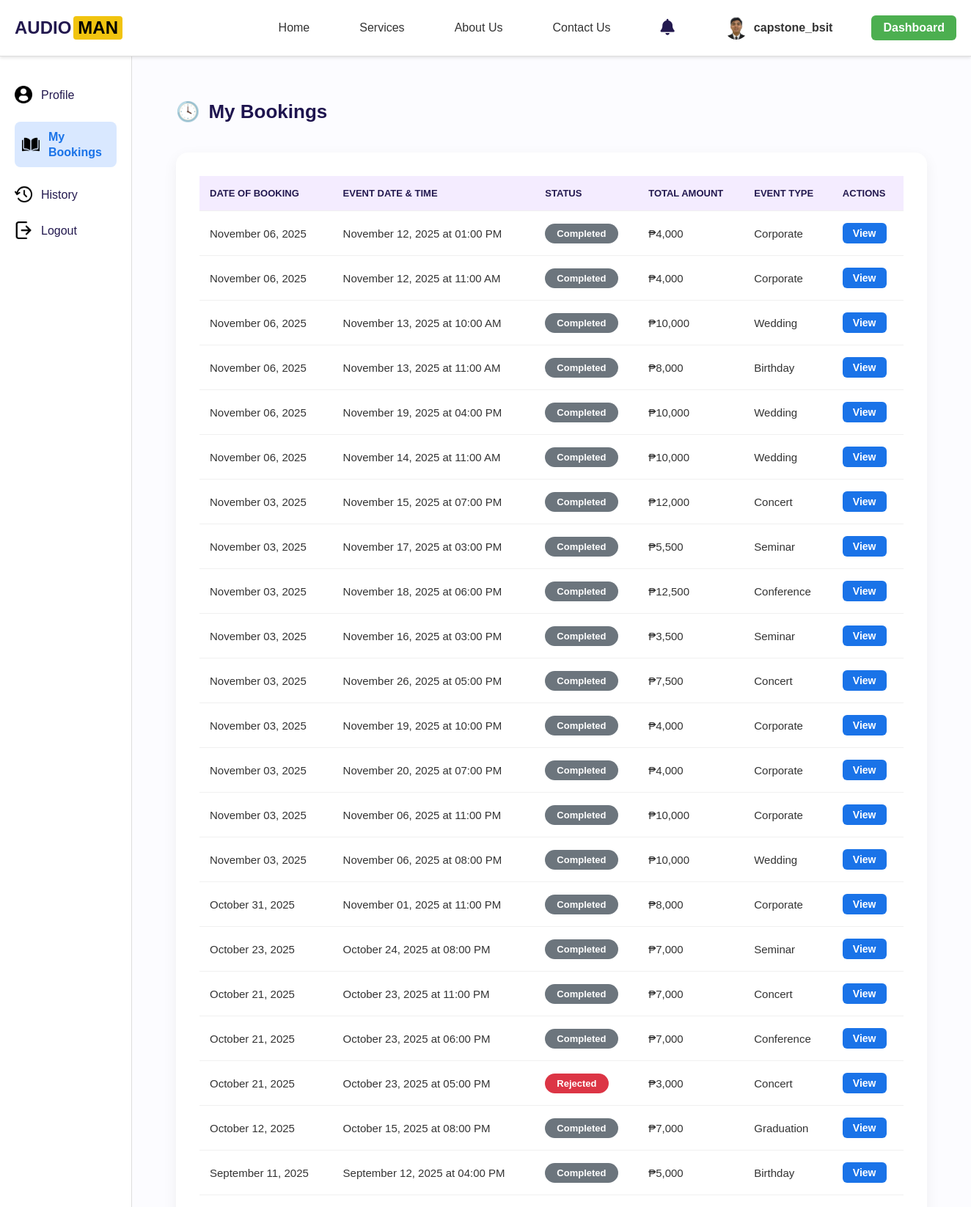
The app's page /accounts/mybookings/ (signed in, upper part) with its own data.
### accounts/models.py (models this page shows, shortened)
class Profile(models.Model):
    user = models.OneToOneField(User, on_delete=models.CASCADE)
    contact_number = models.CharField(max_length=20)
    province = models.CharField(max_length=100)
    city = models.CharField(max_length=100)
    barangay = models.CharField(max_length=100, blank=True, null=True)  # ➕ Added field
    address = models.CharField(max_length=255, blank=True, null=True)
    profile_picture = models.ImageField(upload_to='profile_pictures/', blank=True, null=True)
    requested_admin = models.BooleanField(default=False)

class Booking(models.Model):
    STATUS_CHOICES = [
        ('Processing', 'Processing'),
        ('Approved', 'Approved'),
        ('Rejected', 'Rejected'),
        ('Completed', 'Completed'),
    ]
    user = models.ForeignKey(User, on_delete=models.CASCADE)
    package = models.ForeignKey('ServicePackage', on_delete=models.CASCADE)
    full_name = models.CharField(max_length=100)
    email = models.EmailField()
    contact_number = models.CharField(max_length=20)
    event_date = models.DateField()
    event_time = models.TimeField()
    end_time = models.TimeField(null=True, blank=True)
    event_type = models.CharField(max_length=100)
    location = models.CharField(max_length=255)
    fulladdress = models.CharField(max_length=255, blank=True, null=True)
    audience_size = models.IntegerField()
    status = models.CharField(max_length=50, choices=STATUS_CHOICES, default='Processing')
    price = models.CharField(max_length=20)
    created_at = models.DateTimeField(default=timezone.now)
    cancel_reason = models.TextField(blank=True, null=True)
    reject_reason = models.TextField(null=True, blank=True)
    review_exists = models.BooleanField(null=False, default=False)
    barangay = models.CharField(max_length=100, blank=True, null=True)

### accounts/views.py (the view)
# urls.py: path('mybookings/', views.mybookings, name='mybookings'),
@login_required
def mybookings(request):
    bookings = Booking.objects.filter(user=request.user).order_by('-created_at')
    booking_list = []
    for b in bookings:
        booking_list.append({
            'id': b.id,  # ✅ add this line
            'event_datetime': f"{b.event_date.strftime('%B %d, %Y')} at {b.event_time.strftime('%I:%M %p')}",
            'date_booked': b.created_at.strftime('%B %d, %Y'),
            'status': b.status,
            'total': b.price,
            'event_type': b.event_type,
            'package_title': b.package.title,
        })
    return render(request, 'accounts/mybookings.html', {'booking_list': booking_list})

### accounts/context_processors.py (called while the page is built)
def notifications_context(request):
    if request.user.is_authenticated:
        notifications = Notification.objects.filter(user=request.user).order_by('-created_at')
        unread_count = notifications.filter(is_read=False).count()
        return {
            'notifications': notifications,
            'notifications_unread_count': unread_count
        }
    return {}

### accounts/templates/accounts/mybookings.html (shortened to what this page needs)
{% extends 'base.html' %}
{% load static %}
{% block content %}
<div class="container">
  <aside class="sidebar">
    <ul>
      <li class="{% if request.resolver_match.url_name == 'profile' %}active{% endif %}">
        <img src="{% static 'images/profile-user.png' %}" alt="Profile Icon">
        <span><a href="{% url 'profile' %}">Profile</a></span>
    </li>
    <li class="{% if request.resolver_match.url_name == 'mybookings' %}active{% endif %}">
        <img src="{% static 'images/open-book.png' %}" alt="Bookings Icon">
        <span><a href="{% url 'mybookings' %}">My Bookings</a></span>
    </li>
    <li class="{% if request.resolver_match.url_name == 'history' %}active{% endif %}">
        <img src="{% static 'images/history.png' %}" alt="History Icon">
        <span><a href="{% url 'history' %}">History</a></span>
    </li>
    <li>
        <img src="{% static 'images/logout.png' %}" alt="Logout Icon">
        <span><a href="javascript:void(0);" onclick="confirmLogout()">Logout</a></span>
    </li>
    </ul>
  </aside>
  <main class="main-content">
    <h2><span class="icon">🕓</span> My Bookings</h2>
    <div class="table-container">
      <table>
        <thead>
          <tr>
            <th>Date Of Booking</th>
            <th>Event Date & Time</th>
            <th>Status</th>
            <th>Total Amount</th>
            <th>Event Type</th>
            <th>Actions</th>
          </tr>
        </thead>
        <tbody>
          {% for booking in booking_list %}
          <tr>
            <td>{{ booking.date_booked }}</td>
            <td>{{ booking.event_datetime }}</td>
            <td>
              <span class="status {% if booking.status|lower == 'accepted' %}accepted{% elif booking.status|lower == 'rejected' %}rejected{% elif booking.status|lower == 'processing' %}processing{% elif booking.status|lower == 'cancelled' %}cancelled{% else %}default{% endif %}">
                {{ booking.status }}
              </span>
            </td>
            <td>{{ booking.total }}</td>
            <td>{{ booking.event_type }}</td>
            <td>
            <a href="{% url 'view_mybooking' booking.id %}" class="btn-view">View</a>
          </td>
          </tr>
          {% empty %}
          <tr><td colspan="6">No bookings found.</td></tr>
          {% endfor %}
        </tbody>
      </table>
    </div>
  </main>
</div>
{% endblock %}

### accounts/templates/base.html (shortened to what this page needs)
{% load static %}
<!DOCTYPE html>
<html lang="en">
<head>
    <link rel="stylesheet" href="{% static 'css/base.css' %}">
    <link rel="stylesheet" href="https://cdnjs.cloudflare.com/ajax/libs/font-awesome/6.4.0/css/all.min.css">
</head>
<body>
<header class="nav-header">
    <div class="left-section">
        <div class="logo">
            <span class="text-white">AUDIO</span><span class="text-yellow">MAN</span>
        </div>
    </div>
    <nav id="navMenu">
        <ul>
            <li class="{% if request.resolver_match.url_name == 'home' %}active{% endif %}">
                <a href="{% url 'home' %}">Home</a>
            </li>
            <li class="{% if request.resolver_match.url_name == 'services' %}active{% endif %}">
                <a href="{% url 'services' %}">Services</a>
            </li>
            <li class="{% if request.resolver_match.url_name == 'aboutus' %}active{% endif %}">
                <a href="{% url 'aboutus' %}">About Us</a>
            </li>
            <li class="{% if request.resolver_match.url_name == 'contactus' %}active{% endif %}">
                <a href="{% url 'contactus' %}">Contact Us</a>
            </li>
            {% if user.is_authenticated %}
                <li class="notification-item">
                    <a href="#" class="notification-link" id="notificationBell">
                        <i class="fas fa-bell"></i>
                    </a>
                </li>
                <li class="profile-item">
                    <a href="{% url 'profile' %}" class="profile-link">
                        {% if user.profile.profile_picture %}
                            <img src="{{ user.profile.profile_picture.url }}" alt="Profile Picture">
                        {% else %}
                            <img src="{% static 'images/profile-icon.png' %}" alt="Default Icon">
                        {% endif %}
                        <span class="profile-name">{{ user.username }}</span>
                    </a>
                </li>
                {% if user.is_staff %}
                    <li><a href="{% url 'dashboard' %}" class="dashboard-btn">Dashboard</a></li>
                {% endif %}
            {% else %}
                <li><a href="{% url 'register' %}">Register</a></li>
                <li><a href="{% url 'login' %}">Login</a></li>
            {% endif %}
        </ul>
    </nav>
</header>
{% block content %}{% endblock %}
</body>
</html>

### accounts/static/css/base.css (style rules this page uses)
:root { --primary-color: #23194f; --secondary-color: #DDFEF8; --accent-color: #3a2d7c; --highlight-bg: linear-gradient(135deg, #dceaff, #eef5ff); --text-color: #333; --light-color: #ffffff; --font-main: 'MavenPro', sans-serif; }
* { box-sizing: border-box; margin: 0; padding: 0; }
body { font-family: var(--font-main); background-color: var(--light-color); color: var(--text-color); }
.nav-header { display: flex; justify-content: space-between; align-items: center; background-color: #ffffff; padding: 12px 30px; box-shadow: 0 2px 4px rgba(0, 0, 0, 0.1); }
.logo { display: flex; align-items: center; font-family: 'MavenPro', sans-serif; font-size: 1.8rem; font-weight: bold; color: #23194f; }
.logo .text-white { color: #23194f; }
.logo .text-yellow { background-color: #f1c40f; color: #000000; padding: 2px 6px; border-radius: 4px; margin-left: 3px; font-weight: bold; }
nav ul { display: flex; list-style: none; margin: 0; padding: 0; }
nav ul li { margin-left: 20px; position: relative; }
nav ul li a { text-decoration: none; color: #333333; font-weight: 500; padding: 8px 12px; border-radius: 5px; transition: background-color 0.3s, color 0.3s; display: flex; align-items: center; }
.profile-link { display: flex; align-items: center; gap: 8px; text-decoration: none; color: var(--text-color); }
.profile-link img { width: 24px; height: 24px; border-radius: 50%; object-fit: cover; }
.profile-name { font-size: 1rem; font-weight: 500; }

### accounts/templates/accounts/mybookings.html (style rules this page uses)
.container { display: flex; min-height: 100vh; font-family: 'MavenPro', sans-serif; }
.sidebar { width: 240px; background-color: #ffffff; padding: 40px 20px; border-right: 1px solid #ddd; }
.sidebar ul { list-style: none; padding: 0; }
.sidebar li { display: flex; align-items: center; margin-bottom: 25px; font-size: 18px; }
.sidebar li img { width: 24px; height: 24px; margin-right: 12px; }
.sidebar li span a { color: #23194f; font-weight: 500; font-size: 16px; text-decoration: none; }
.sidebar li.active { background: #d9e8ff; border-radius: 8px; padding: 10px; }
.sidebar li.active a { color: #1a73e8; font-weight: 700; }
.main-content { flex-grow: 1; padding: 60px; background-color: #fcfcff; }
.main-content h2 { font-size: 26px; font-weight: 700; color: #1e144e; display: flex; align-items: center; gap: 12px; margin-bottom: 40px; }
.table-container { background-color: #ffffff; padding: 32px; border-radius: 16px; box-shadow: 0 6px 20px rgba(0, 0, 0, 0.06); overflow-x: auto; }
table { width: 100%; border-collapse: collapse; font-size: 15px; background-color: white; min-width: 960px; }
th, td { text-align: left; padding: 16px 14px; border-bottom: 1px solid #f0f0f0; }
th { background-color: #f4ecff; color: #23194f; font-weight: 600; text-transform: uppercase; font-size: 13px; }
.btn-view, .btn-cancel { display: inline-block; padding: 6px 14px; border-radius: 6px; font-size: 14px; font-weight: 600; text-decoration: none; color: #fff; transition: all 0.25s ease; }
.btn-view { background-color: #1a73e8; }
.status { padding: 6px 16px; border-radius: 30px; font-size: 13px; font-weight: bold; color: white; display: inline-block; text-transform: capitalize; }
.status.rejected { background-color: #dc3545; }
.status.cancelled, .status.default { background-color: #6c757d; }
a { color: #7a3cff; text-decoration: none; font-weight: 600; }

### accounts/templates/base.html (style rules this page uses)
.nav-header { display: flex; justify-content: space-between; align-items: center; padding: 12px 20px; width: 100%; background-color: white; border-bottom: 1px solid #ddd; position: relative; z-index: 100; }
.left-section { display: flex; align-items: center; gap: 15px; }
.logo { font-size: 24px; font-weight: 800; }
.text-white { color: #23194f; }
.text-yellow { color: #fbc531; }
nav ul { display: flex; gap: 18px; margin: 0; padding: 0; align-items: center; }
nav ul li { list-style: none; }
nav ul li a { text-decoration: none; color: #333; padding: 8px 10px; border-radius: 5px; transition: background 0.3s; }
nav ul li a { display: block; width: 100%; padding: 10px 15px; }
.profile-link img { width: 32px; height: 32px; border-radius: 50%; }
.profile-name { font-weight: 600; }
.dashboard-btn { background-color: #4CAF50; padding: 8px 16px; border-radius: 6px; color: white; font-weight: 600; text-decoration: none; transition: background 0.3s ease; }
.notification-item { position: relative; display: inline-block; }
.notification-link { color: #23194f; font-size: 22px; position: relative; cursor: pointer; transition: transform 0.2s ease, color 0.2s ease; }

### records on screen
Booking: status "Completed", total "₱4,000", event_type "Corporate"
Booking: status "Completed", total "₱4,000", event_type "Corporate"
Booking: status "Completed", total "₱10,000", event_type "Wedding"
Booking: status "Completed", total "₱8,000", event_type "Birthday"
Booking: status "Completed", total "₱10,000", event_type "Wedding"
Booking: status "Completed", total "₱10,000", event_type "Wedding"
Booking: status "Completed", total "₱12,000", event_type "Concert"
Booking: status "Completed", total "₱5,500", event_type "Seminar"
Booking: status "Completed", total "₱12,500", event_type "Conference"
Booking: status "Completed", total "₱3,500", event_type "Seminar"
Booking: status "Completed", total "₱7,500", event_type "Concert"
Booking: status "Completed", total "₱4,000", event_type "Corporate"
Booking: status "Completed", total "₱4,000", event_type "Corporate"
Booking: status "Completed", total "₱10,000", event_type "Corporate"
Booking: status "Completed", total "₱10,000", event_type "Wedding"
Booking: status "Completed", total "₱8,000", event_type "Corporate"
Booking: status "Completed", total "₱7,000", event_type "Seminar"
Booking: status "Completed", total "₱7,000", event_type "Concert"
Booking: status "Completed", total "₱7,000", event_type "Conference"
Booking: status "Rejected", total "₱3,000", event_type "Concert"
Booking: status "Completed", total "₱7,000", event_type "Graduation"
Booking: status "Completed", total "₱5,000", event_type "Birthday"

### other values on screen
{{ user.username }} "capstone_bsit"
{{ booking.date_booked }} "November 06, 2025" "November 06, 2025" "November 06, 2025" "November 06, 2025" "November 06, 2025" "November 06, 2025" "November 03, 2025" "November 03, 2025" "November 03, 2025" "November 03, 2025" "November 03, 2025" "November 03, 2025" "November 03, 2025" "November 03, 2025" "November 03, 2025" "October 31, 2025" "October 23, 2025" "October 21, 2025" "October 21, 2025" "October 21, 2025" "October 12, 2025" "September 11, 2025"
{{ booking.event_datetime }} "November 12, 2025 at 01:00 PM" "November 12, 2025 at 11:00 AM" "November 13, 2025 at 10:00 AM" "November 13, 2025 at 11:00 AM" "November 19, 2025 at 04:00 PM" "November 14, 2025 at 11:00 AM" "November 15, 2025 at 07:00 PM" "November 17, 2025 at 03:00 PM" "November 18, 2025 at 06:00 PM" "November 16, 2025 at 03:00 PM" "November 26, 2025 at 05:00 PM" "November 19, 2025 at 10:00 PM" "November 20, 2025 at 07:00 PM" "November 06, 2025 at 11:00 PM" "November 06, 2025 at 08:00 PM" "November 01, 2025 at 11:00 PM" "October 24, 2025 at 08:00 PM" "October 23, 2025 at 11:00 PM" "October 23, 2025 at 06:00 PM" "October 23, 2025 at 05:00 PM" "October 15, 2025 at 08:00 PM" "September 12, 2025 at 04:00 PM"
